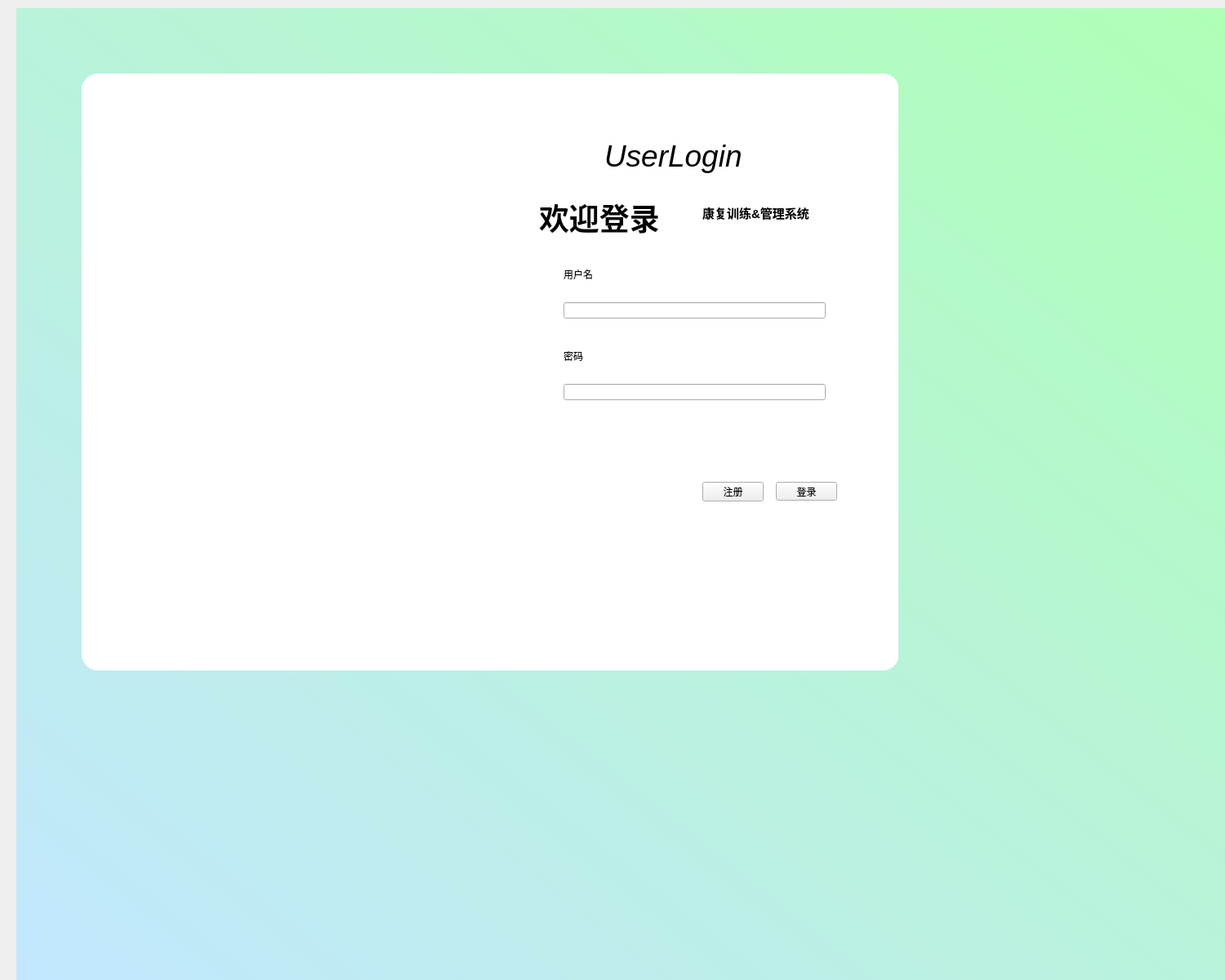
<?xml version="1.0" encoding="UTF-8"?>
<ui version="4.0">
 <class>MainWindow</class>
 <widget class="QMainWindow" name="MainWindow">
  <property name="geometry">
   <rect>
    <x>0</x>
    <y>0</y>
    <width>1500</width>
    <height>1200</height>
   </rect>
  </property>
  <property name="windowTitle">
   <string>MainWindow</string>
  </property>
  <widget class="QWidget" name="centralwidget">
   <widget class="QWidget" name="login_background" native="true">
    <property name="geometry">
     <rect>
      <x>20</x>
      <y>10</y>
      <width>1500</width>
      <height>1200</height>
     </rect>
    </property>
    <property name="autoFillBackground">
     <bool>false</bool>
    </property>
    <property name="styleSheet">
     <string notr="true">#login_background{
		background: qlineargradient(spread:pad, x1:0, y1:1, x2:1, y2:0, stop:0 rgb(194, 231, 255), stop:1 rgb(175, 255, 182))
}</string>
    </property>
    <widget class="QStackedWidget" name="Login_Register">
     <property name="geometry">
      <rect>
       <x>80</x>
       <y>80</y>
       <width>1000</width>
       <height>800</height>
      </rect>
     </property>
     <property name="currentIndex">
      <number>0</number>
     </property>
     <widget class="QWidget" name="page">
      <widget class="QWidget" name="widget_login" native="true">
       <property name="geometry">
        <rect>
         <x>0</x>
         <y>0</y>
         <width>1001</width>
         <height>731</height>
        </rect>
       </property>
       <property name="layoutDirection">
        <enum>Qt::LeftToRight</enum>
       </property>
       <property name="autoFillBackground">
        <bool>false</bool>
       </property>
       <property name="styleSheet">
        <string notr="true">#widget_login {
	background-color: rgb(255, 255, 255);
	border-radius: 20px; 
}</string>
       </property>
       <widget class="QLabel" name="label_background">
        <property name="geometry">
         <rect>
          <x>0</x>
          <y>-10</y>
          <width>701</width>
          <height>741</height>
         </rect>
        </property>
        <property name="styleSheet">
         <string notr="true">#label_background {
	border-radius:20px; 
}</string>
        </property>
        <property name="text">
         <string/>
        </property>
        <property name="pixmap">
         <pixmap>graphs/login.png</pixmap>
        </property>
        <property name="scaledContents">
         <bool>true</bool>
        </property>
       </widget>
       <widget class="QLabel" name="label">
        <property name="geometry">
         <rect>
          <x>640</x>
          <y>70</y>
          <width>281</width>
          <height>61</height>
         </rect>
        </property>
        <property name="font">
         <font>
          <pointsize>28</pointsize>
          <italic>true</italic>
          <bold>false</bold>
         </font>
        </property>
        <property name="text">
         <string>UserLogin</string>
        </property>
       </widget>
       <widget class="QLabel" name="label_2">
        <property name="geometry">
         <rect>
          <x>560</x>
          <y>130</y>
          <width>201</width>
          <height>91</height>
         </rect>
        </property>
        <property name="font">
         <font>
          <pointsize>28</pointsize>
          <italic>false</italic>
          <bold>true</bold>
         </font>
        </property>
        <property name="text">
         <string>欢迎登录</string>
        </property>
       </widget>
       <widget class="QLabel" name="label_3">
        <property name="geometry">
         <rect>
          <x>760</x>
          <y>160</y>
          <width>151</width>
          <height>20</height>
         </rect>
        </property>
        <property name="font">
         <font>
          <pointsize>11</pointsize>
          <italic>false</italic>
          <bold>true</bold>
         </font>
        </property>
        <property name="text">
         <string>康复训练&amp;管理系统</string>
        </property>
       </widget>
       <widget class="QLabel" name="label_4">
        <property name="geometry">
         <rect>
          <x>590</x>
          <y>240</y>
          <width>54</width>
          <height>12</height>
         </rect>
        </property>
        <property name="text">
         <string>用户名</string>
        </property>
       </widget>
       <widget class="QLabel" name="label_5">
        <property name="geometry">
         <rect>
          <x>590</x>
          <y>340</y>
          <width>54</width>
          <height>12</height>
         </rect>
        </property>
        <property name="text">
         <string>密码</string>
        </property>
       </widget>
       <widget class="QPushButton" name="login_pushButton">
        <property name="geometry">
         <rect>
          <x>850</x>
          <y>500</y>
          <width>75</width>
          <height>23</height>
         </rect>
        </property>
        <property name="text">
         <string>登录</string>
        </property>
       </widget>
       <widget class="QLineEdit" name="user_id">
        <property name="geometry">
         <rect>
          <x>590</x>
          <y>280</y>
          <width>321</width>
          <height>20</height>
         </rect>
        </property>
       </widget>
       <widget class="QLineEdit" name="password">
        <property name="geometry">
         <rect>
          <x>590</x>
          <y>380</y>
          <width>321</width>
          <height>20</height>
         </rect>
        </property>
       </widget>
       <widget class="QPushButton" name="register_button">
        <property name="geometry">
         <rect>
          <x>760</x>
          <y>500</y>
          <width>75</width>
          <height>24</height>
         </rect>
        </property>
        <property name="text">
         <string>注册</string>
        </property>
       </widget>
      </widget>
     </widget>
     <widget class="QWidget" name="page_2">
      <widget class="QWidget" name="register_widget" native="true">
       <property name="geometry">
        <rect>
         <x>140</x>
         <y>20</y>
         <width>721</width>
         <height>761</height>
        </rect>
       </property>
       <property name="styleSheet">
        <string notr="true">#register_widget {
	background: rgb(255, 255, 255);
	border-radius: 20px; 

}</string>
       </property>
       <widget class="QLabel" name="label_6">
        <property name="geometry">
         <rect>
          <x>30</x>
          <y>40</y>
          <width>54</width>
          <height>16</height>
         </rect>
        </property>
        <property name="text">
         <string>姓名</string>
        </property>
       </widget>
       <widget class="QLabel" name="label_7">
        <property name="geometry">
         <rect>
          <x>30</x>
          <y>120</y>
          <width>54</width>
          <height>16</height>
         </rect>
        </property>
        <property name="text">
         <string>介绍</string>
        </property>
       </widget>
       <widget class="QLabel" name="label_8">
        <property name="geometry">
         <rect>
          <x>30</x>
          <y>240</y>
          <width>81</width>
          <height>16</height>
         </rect>
        </property>
        <property name="text">
         <string>绑定电话号码</string>
        </property>
       </widget>
       <widget class="QLineEdit" name="register_name">
        <property name="geometry">
         <rect>
          <x>220</x>
          <y>40</y>
          <width>113</width>
          <height>20</height>
         </rect>
        </property>
       </widget>
       <widget class="QLineEdit" name="register_introduction">
        <property name="geometry">
         <rect>
          <x>220</x>
          <y>120</y>
          <width>241</width>
          <height>71</height>
         </rect>
        </property>
       </widget>
       <widget class="QLineEdit" name="register_phonecode">
        <property name="geometry">
         <rect>
          <x>220</x>
          <y>240</y>
          <width>161</width>
          <height>20</height>
         </rect>
        </property>
       </widget>
       <widget class="QLineEdit" name="register_username">
        <property name="geometry">
         <rect>
          <x>220</x>
          <y>320</y>
          <width>161</width>
          <height>20</height>
         </rect>
        </property>
       </widget>
       <widget class="QLineEdit" name="register_password">
        <property name="geometry">
         <rect>
          <x>220</x>
          <y>390</y>
          <width>161</width>
          <height>20</height>
         </rect>
        </property>
       </widget>
       <widget class="QLabel" name="label_9">
        <property name="geometry">
         <rect>
          <x>30</x>
          <y>320</y>
          <width>91</width>
          <height>16</height>
         </rect>
        </property>
        <property name="text">
         <string>再次输入用户名</string>
        </property>
       </widget>
       <widget class="QLabel" name="label_10">
        <property name="geometry">
         <rect>
          <x>30</x>
          <y>390</y>
          <width>81</width>
          <height>16</height>
         </rect>
        </property>
        <property name="text">
         <string>再次输入密码</string>
        </property>
       </widget>
       <widget class="QPushButton" name="register_confirm">
        <property name="geometry">
         <rect>
          <x>600</x>
          <y>690</y>
          <width>75</width>
          <height>24</height>
         </rect>
        </property>
        <property name="text">
         <string>确定</string>
        </property>
       </widget>
       <widget class="QPushButton" name="register_cancel">
        <property name="geometry">
         <rect>
          <x>490</x>
          <y>690</y>
          <width>75</width>
          <height>24</height>
         </rect>
        </property>
        <property name="text">
         <string>取消</string>
        </property>
       </widget>
      </widget>
     </widget>
    </widget>
   </widget>
  </widget>
 </widget>
 <resources/>
 <connections/>
</ui>
